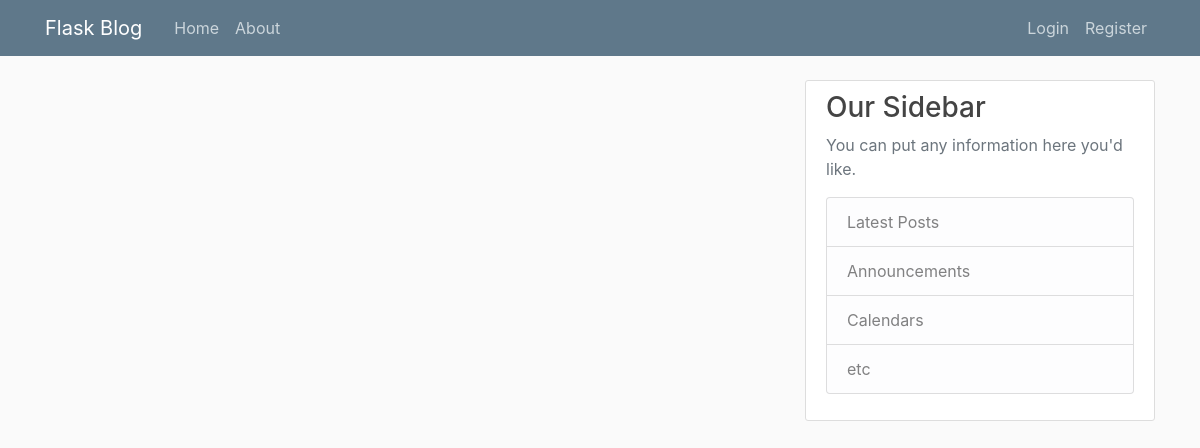
/home, run on an earlier commit of the app's database.
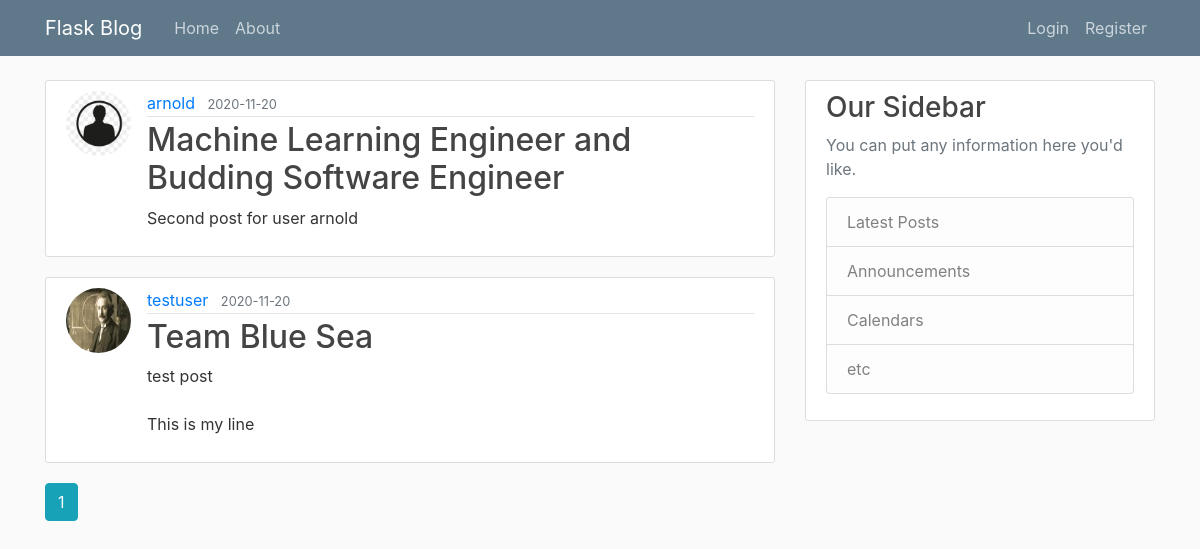
And on a later commit of the database.
### flaskblog/models.py (models this page shows, shortened)
class Post(db.Model):
    id = db.Column(db.Integer, primary_key=True)
    title = db.Column(db.String(100), nullable=False)
    date_posted = db.Column(db.DateTime, nullable=False, default=datetime.utcnow)
    content = db.Column(db.Text, nullable=False)
    user_id = db.Column(db.Integer, db.ForeignKey('user.id'), nullable=False)

class User(db.Model, UserMixin):
    id = db.Column(db.Integer, primary_key=True)
    username = db.Column(db.String(20), unique=True, nullable=False)
    email = db.Column(db.String(120), unique=True, nullable=False)
    image_file = db.Column(db.String(20), nullable=False, default='default.jpg')
    password = db.Column(db.String(60), nullable=False)
    posts = db.relationship('Post', backref='author', lazy=True)

### flaskblog/routes.py (the view)
@app.route("/")
@app.route("/home")
def home():
    page = request.args.get('page', 1, type=int)
    posts = Post.query.order_by(Post.date_posted.desc()).paginate(page=page, per_page=2)
    return render_template('home.html', posts=posts)

### flaskblog/templates/home.html
{% extends "layout.html" %}
{% block content %}
	{% for post in posts.items %}
		<article class="media content-section">
		  <img class="rounded-circle article-img" src="{{ url_for('static', filename='profile_pic/' + post.author.image_file) }}">
		  <div class="media-body">
		    <div class="article-metadata">
		      <a class="mr-2" href="{{ url_for('user_posts', username=post.author.username) }}">{{ post.author.username }}</a>
		      <small class="text-muted">{{ post.date_posted.strftime('%Y-%m-%d') }}</small>
		    </div>
		    <h2><a class="article-title" href="{{ url_for('post', post_id=post.id)}}">{{ post.title }}</a></h2>
		    <p class="article-content">{{ post.content }}</p>
		  </div>
		</article>
	{% endfor %}
	{% for page_num in posts.iter_pages(left_edge=1, right_edge=1, left_current=1, right_current=2) %}
		{% if page_num %}
			{% if posts.page == page_num %}
				<a class="btn btn-info mb-4" href="{{ url_for('home', page=page_num) }}">{{ page_num }}</a>
			{% else %}
				<a class="btn btn-outline-info mb-4" href="{{ url_for('home', page=page_num) }}">{{ page_num }}</a>
			{% endif %}
		{% else %}
			...
		{% endif %}
	{% endfor %}
{% endblock content %}

### flaskblog/templates/layout.html (shortened to what this page needs)
<!DOCTYPE html>
<html>
<head>
    <link rel="stylesheet" href="https://maxcdn.bootstrapcdn.com/bootstrap/4.0.0/css/bootstrap.min.css">
    <link rel="stylesheet" type="text/css" href="{{ url_for('static', filename='main.css') }}">
</head>
<body>
    <header class="site-header">
      <nav class="navbar navbar-expand-md navbar-dark bg-steel fixed-top">
        <div class="container">
          <a class="navbar-brand mr-4" href="/">Flask Blog</a>
          <div class="collapse navbar-collapse" id="navbarToggle">
            <div class="navbar-nav mr-auto">
              <a class="nav-item nav-link" href="{{ url_for('home') }}">Home</a>
              <a class="nav-item nav-link" href="{{ url_for('about') }}">About</a>
            </div>
            <div class="navbar-nav">
              {% if current_user.is_authenticated %}
                <a class="nav-item nav-link" href="{{ url_for('new_post') }}">New Post</a>
                <a class="nav-item nav-link" href="{{ url_for('account') }}">Account</a>
                <a class="nav-item nav-link" href="{{ url_for('logout') }}">Logout</a>
              {% else %}
                <a class="nav-item nav-link" href="{{ url_for('login') }}">Login</a>
                <a class="nav-item nav-link" href="{{ url_for('register') }}">Register</a>
              {% endif %}
            </div>
          </div>
        </div>
      </nav>
    </header>
    <main role="main" class="container">
      <div class="row">
        <div class="col-md-8">
          {% block content %}{% endblock %}
        </div>
        <div class="col-md-4">
          <div class="content-section">
            <h3>Our Sidebar</h3>
            <p class='text-muted'>You can put any information here you'd like.
              <ul class="list-group">
                <li class="list-group-item list-group-item-light">Latest Posts</li>
                <li class="list-group-item list-group-item-light">Announcements</li>
                <li class="list-group-item list-group-item-light">Calendars</li>
                <li class="list-group-item list-group-item-light">etc</li>
              </ul>
            </p>
          </div>
        </div>
      </div>
    </main>
</body>
</html>

### flaskblog/static/main.css (style rules this page uses)
body { background: #fafafa; color: #333333; margin-top: 5rem; }
h1, h2, h3, h4, h5, h6 { color: #444444; }
.bg-steel { background-color: #5f788a; }
.site-header .navbar-nav .nav-link { color: #cbd5db; }
.content-section { background: #ffffff; padding: 10px 20px; border: 1px solid #dddddd; border-radius: 3px; margin-bottom: 20px; }
.article-title { color: #444444; }
.article-content { white-space: pre-line; }
.article-img { height: 65px; width: 65px; margin-right: 16px; }
.article-metadata { padding-bottom: 1px; margin-bottom: 4px; border-bottom: 1px solid #e3e3e3 }

What changed in the data, as far as the page shows it:
added Post: image_file (placeholder picture), author.username "arnold", date_posted "2020-11-20", title "Machine Learning Engineer and Budding Software Engineer", content "Second post for user arnold"
added Post: image_file (picture), author.username "testuser", date_posted "2020-11-20", title "Team Blue Sea", content "test post This is my line"
Also different on the page:
new list line: "1"
